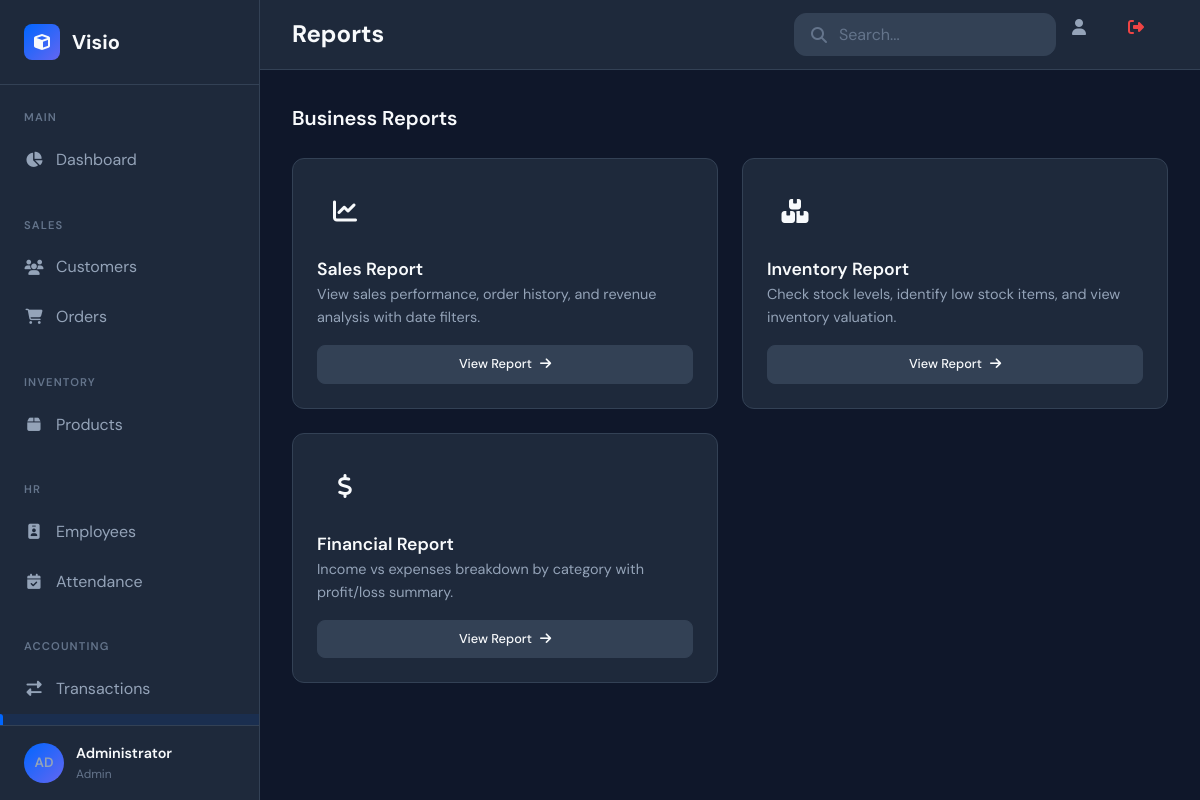
Screenshot of /reports (signed in) with the database file from the repository.
### app.py (models this page shows, shortened)
class User(UserMixin, db.Model):
    id = db.Column(db.Integer, primary_key=True)
    email = db.Column(db.String(120), unique=True, nullable=False)
    password_hash = db.Column(db.String(256), nullable=False)
    full_name = db.Column(db.String(100), nullable=False)
    role = db.Column(db.String(20), default='user')
    is_active = db.Column(db.Boolean, default=True)
    created_at = db.Column(db.DateTime, default=datetime.utcnow)
    last_login = db.Column(db.DateTime)
    def get_initials(self):
        names = self.full_name.split()
        if len(names) >= 2:
            return f"{names[0][0]}{names[1][0]}".upper()
        return self.full_name[:2].upper()

### app.py (the view)
@app.route('/reports')
@login_required
def reports():
    return render_template('reports.html')

### app.py (called while the page is built)
@login_manager.user_loader
def load_user(user_id):
    return User.query.get(int(user_id))

### templates/reports.html (shortened to what this page needs)
{% extends "base.html" %}
{% block page_title %}Reports{% endblock %}
{% block content %}
<div class="section-header">
    <h2 class="section-title">Business Reports</h2>
</div>
<div class="report-cards">
    <a href="{{ url_for('sales_report') }}" class="report-card">
        <div class="report-card-icon blue">
            <i class="fas fa-chart-line"></i>
        </div>
        <div>
            <h3 class="report-card-title">Sales Report</h3>
            <p class="report-card-description">View sales performance, order history, and revenue analysis with date filters.</p>
        </div>
        <span class="btn btn-sm btn-secondary">
            View Report <i class="fas fa-arrow-right"></i>
        </span>
    </a>
    <a href="{{ url_for('inventory_report') }}" class="report-card">
        <div class="report-card-icon orange">
            <i class="fas fa-boxes"></i>
        </div>
        <div>
            <h3 class="report-card-title">Inventory Report</h3>
            <p class="report-card-description">Check stock levels, identify low stock items, and view inventory valuation.</p>
        </div>
        <span class="btn btn-sm btn-secondary">
            View Report <i class="fas fa-arrow-right"></i>
        </span>
    </a>
    <a href="{{ url_for('financial_report') }}" class="report-card">
        <div class="report-card-icon green">
            <i class="fas fa-dollar-sign"></i>
        </div>
        <div>
            <h3 class="report-card-title">Financial Report</h3>
            <p class="report-card-description">Income vs expenses breakdown by category with profit/loss summary.</p>
        </div>
        <span class="btn btn-sm btn-secondary">
            View Report <i class="fas fa-arrow-right"></i>
        </span>
    </a>
</div>
{% endblock %}

### templates/base.html (shortened to what this page needs)
<!DOCTYPE html>
<html lang="en">
<head>
    <link rel="stylesheet" href="https://cdnjs.cloudflare.com/ajax/libs/font-awesome/6.4.0/css/all.min.css">
    <link rel="stylesheet" href="{{ url_for('static', filename='css/style.css') }}">
</head>
<body>
    <div class="app-container">
        <aside class="sidebar">
            <div class="sidebar-header">
                <div class="logo">
                    <i class="fas fa-cube"></i>
                    <span>Visio</span>
                </div>
            </div>
            <nav class="sidebar-nav">
                <div class="nav-section">
                    <span class="nav-section-title">Main</span>
                    <a href="{{ url_for('dashboard') }}" class="nav-item {% if request.endpoint == 'dashboard' %}active{% endif %}">
                        <i class="fas fa-chart-pie"></i><span>Dashboard</span>
                    </a>
                </div>
                <div class="nav-section">
                    <span class="nav-section-title">Sales</span>
                    <a href="{{ url_for('customers') }}" class="nav-item {% if 'customer' in request.endpoint %}active{% endif %}">
                        <i class="fas fa-users"></i><span>Customers</span>
                    </a>
                    <a href="{{ url_for('orders') }}" class="nav-item {% if 'order' in request.endpoint %}active{% endif %}">
                        <i class="fas fa-shopping-cart"></i><span>Orders</span>
                    </a>
                </div>
                <div class="nav-section">
                    <span class="nav-section-title">Inventory</span>
                    <a href="{{ url_for('products') }}" class="nav-item {% if 'product' in request.endpoint %}active{% endif %}">
                        <i class="fas fa-box"></i><span>Products</span>
                    </a>
                </div>
                <div class="nav-section">
                    <span class="nav-section-title">HR</span>
                    <a href="{{ url_for('employees') }}" class="nav-item {% if 'employee' in request.endpoint %}active{% endif %}">
                        <i class="fas fa-id-badge"></i><span>Employees</span>
                    </a>
                    <a href="{{ url_for('attendance') }}" class="nav-item {% if 'attendance' in request.endpoint %}active{% endif %}">
                        <i class="fas fa-calendar-check"></i><span>Attendance</span>
                    </a>
                </div>
                <div class="nav-section">
                    <span class="nav-section-title">Accounting</span>
                    <a href="{{ url_for('transactions') }}" class="nav-item {% if 'transaction' in request.endpoint %}active{% endif %}">
                        <i class="fas fa-exchange-alt"></i><span>Transactions</span>
                    </a>
                    <a href="{{ url_for('reports') }}" class="nav-item {% if 'report' in request.endpoint %}active{% endif %}">
                    </a>
                </div>
            </nav>
            <div class="sidebar-footer">
                <div class="user-info" style="cursor: pointer;" onclick="toggleUserMenu()">
                    <div class="user-avatar" style="background: linear-gradient(135deg, #0066FF, #6366F1); display: flex; align-items: center; justify-content: center; font-weight: 600; font-size: 0.85rem;">
                        {{ current_user.get_initials() }}
                    </div>
                    <div class="user-details">
                        <span class="user-name">{{ current_user.full_name }}</span>
                        <span class="user-role">{{ current_user.role|capitalize }}</span>
                    </div>
                </div>
            </div>
        </aside>
        <main class="main-content">
            <header class="content-header">
                <div class="header-left">
                    <h1 class="page-title">{% block page_title %}Dashboard{% endblock %}</h1>
                </div>
                <div class="header-right">
                    <div class="search-box"><i class="fas fa-search"></i><input type="text" placeholder="Search..."></div>
                    <a href="{{ url_for('profile') }}" class="notification-btn" title="Profile"><i class="fas fa-user"></i></a>
                    <a href="{{ url_for('logout') }}" class="notification-btn" title="Logout" style="color: #EF4444;"><i class="fas fa-sign-out-alt"></i></a>
                </div>
            </header>
            <div class="content-body">{% block content %}{% endblock %}</div>
        </main>
    </div>
</body>
</html>

### rows the page displays
User: get_initials "AD", full_name "Administrator", role "Admin"
